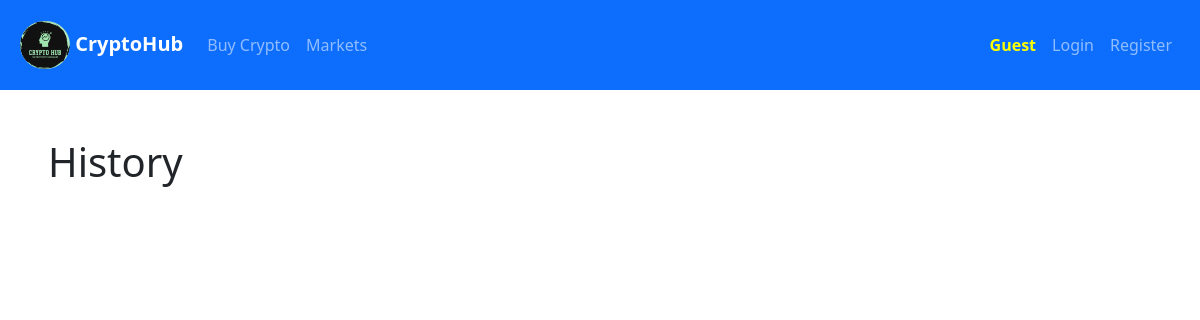
Before: /history with the older database file.
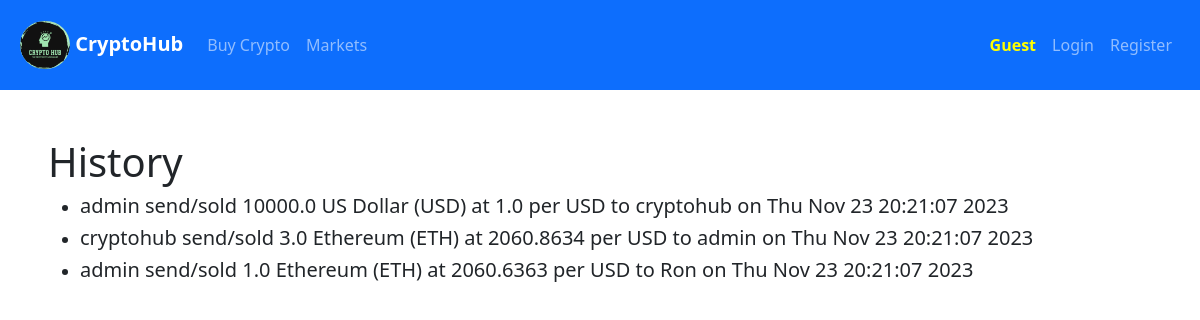
After: the same page with the newer database file.
### exchange/models.py (models this page shows)
class History(models.Model):
    transaction_on=models.DateTimeField(default=datetime.datetime.now())
    buyer_receiver=models.ForeignKey(User,on_delete=models.CASCADE,related_name="received")
    seller_sender=models.ForeignKey(User,on_delete=models.CASCADE,related_name="send")
    transacted_coin=models.ForeignKey(List_Coin,on_delete=models.CASCADE,related_name="transacted")
    transacted_coin_value=models.FloatField()
    transacted_amount=models.FloatField(default=0)
    def __str__(self):
        return f"{self.seller_sender} send/sold {self.transacted_amount} {self.transacted_coin} at {self.transacted_coin_value} per USD to {self.buyer_receiver} on {self.transaction_on.strftime('%c')}"

class User(AbstractUser):
    pass

class List_Coin(models.Model):
    coin_id=models.CharField(max_length=64,unique=True)
    symbol=models.CharField(max_length=16,unique=True)
    title=models.CharField(max_length=64,unique=True)
    logo_url=models.URLField(blank=True)
    def __str__(self):
        return f"{self.title} ({self.symbol})"

### exchange/views.py (the view)
# urls.py: path("history", views.history, name="history"),
def history(request):
    history=History.objects.all()
    return render(request,'history.html',{'history':history})

### exchange/templates/history.html
{% extends "layout.html" %}
{% block body %}
    <h1>History</h1>
<ul>
    {%for event in history%}
<li><h5>{{event}}</h5></li>
    {%endfor%}
</ul>
{% endblock %}

Changed rows visible on the page:
added History: seller_sender+transacted_amount+transacted_coin "admin send/sold 10000.0 US Dollar (USD) at 1.0 per USD to cryptohub on Thu Nov 23 20:21:07 2023"
added History: seller_sender+transacted_amount+transacted_coin "cryptohub send/sold 3.0 Ethereum (ETH) at 2060.8634 per USD to admin on Thu Nov 23 20:21:07 2023"
added History: seller_sender+transacted_amount+transacted_coin "admin send/sold 1.0 Ethereum (ETH) at 2060.6363 per USD to Ron on Thu Nov 23 20:21:07 2023"
